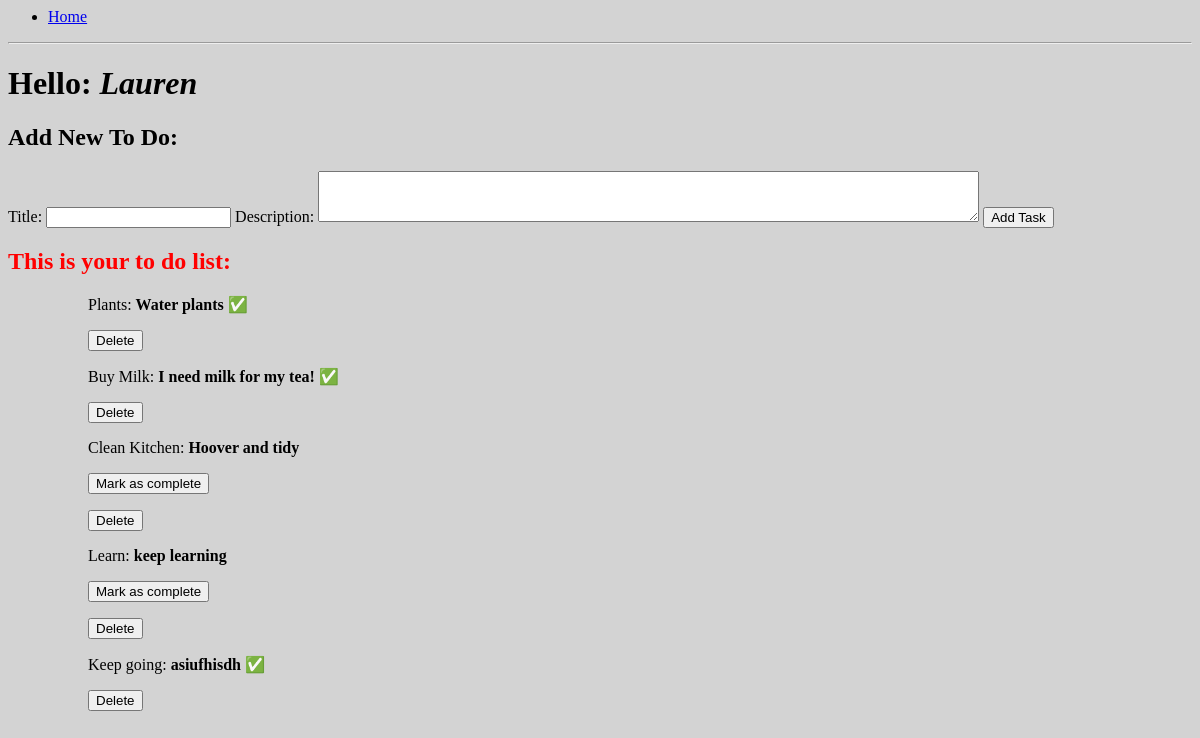
Before: / with the older database file.
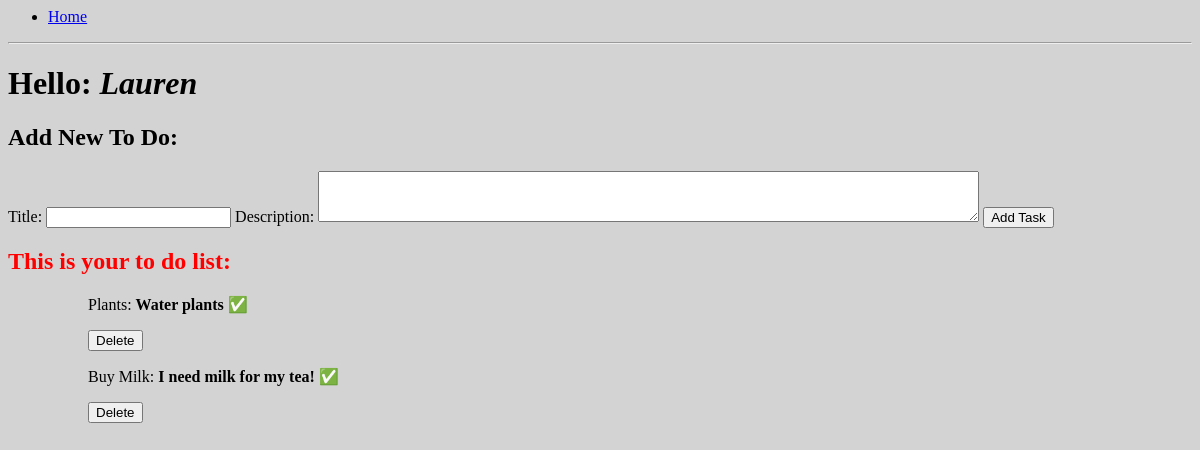
After: the same page with the newer database file.
### app/models.py (models this page shows, shortened)
class User(db.Model):
    id = db.Column(db.Integer, primary_key=True)
    username = db.Column(db.String(64), index=True)
    tasks = db.relationship("Task", backref="user", lazy="dynamic")

class Task(db.Model):
    id = db.Column(db.Integer, primary_key=True)
    title = db.Column(db.String(140), index=True)
    description = db.Column(db.Text())
    done = db.Column(db.Boolean, default=False)
    user_id = db.Column(db.Integer, db.ForeignKey(User.id))

### app/routes.py (the view)
@app.route('/')
def home():
    user = User.query.get(1)
    tasks = user.tasks
    return render_template("index.html",
                           title="Home", user=user, tasks=tasks)

### app/templates/index.html (shortened to what this page needs)
{% extends "base.html" %}
{% block content %}
<h1>
    Hello: <em>{{user.username}}</em>
</h1>
<h2>Add New To Do:</h2>
<form action="/tasks" method="POST">
    <label for="title">Title:</label>
    <input type="text" name="title" id="title" />
        <label for="description">Description:
        <textarea name="description" id="description" rows="3" cols="80"></textarea></label>
    <input type="submit" value="Add Task">
  </form>
<h2 style="color: red">This is your to do list:</h2>
{% for task in tasks %}
<div style="margin-left: 5em;">
    <p>
        {{task.title}}: <b>{{task.description}}</b>
        {% if task.done %}
        <span>&#9989;</span>
        {%else %}
        <span>
            <form action="/tasks/{{task.id}}" method="POST">
                <input type="submit" value="Mark as complete">
            </form>
        </span>
        {% endif %}
        <span>
            <form action="/tasks/{{task.id}}/delete" method="POST">
                <input type="submit" value="Delete">
            </form>
        </span>
    </p>
</div>
{% endfor %}
{% endblock%}

### app/templates/base.html (shortened to what this page needs)
<html>
<head>
    <link rel="stylesheet" href="{{ url_for('static', filename='css/main.css') }}">
</head>
<body>
    <nav>
        <ul>
            <li><a href="/">Home</a></li>
        </ul>
    </nav>
    <hr>
    {% block content %}
    {% endblock %}
</body>
</html>

### app/static/css/main.css (style rules this page uses)
body { background-color: lightgray; }

Changed rows visible on the page:
removed Task: title "Clean Kitchen", description "Hoover and tidy"
removed Task: title "Learn", description "keep learning"
removed Task: title "Keep going", description "asiufhisdh"
